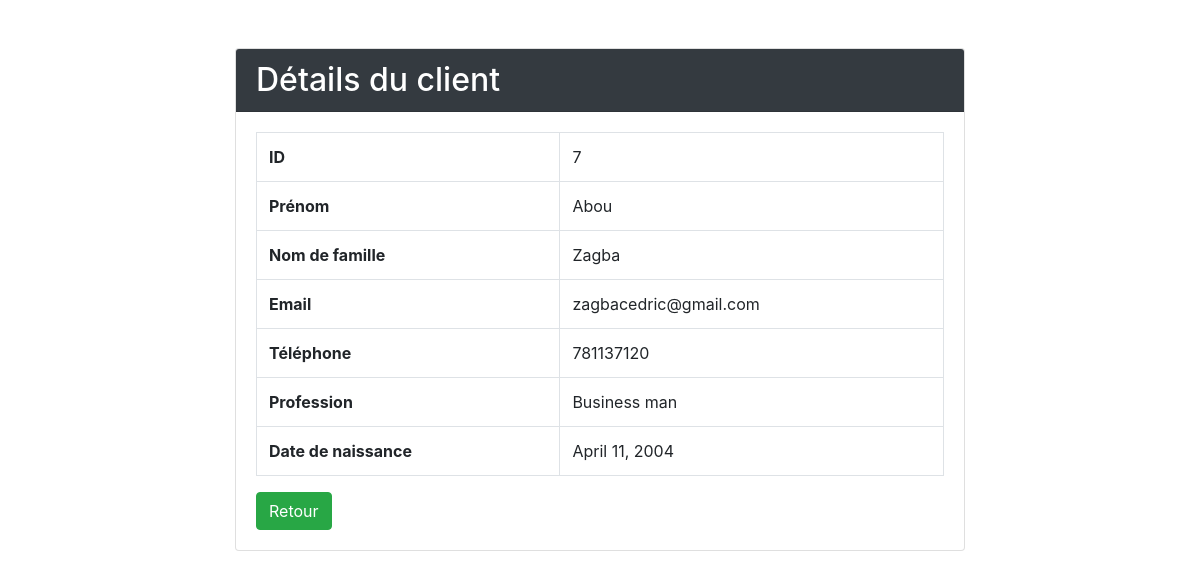
/Customers/show/7, run on the app's committed database.
### Customers/models.py (models this page shows, shortened)
class Customer(models.Model):
    firstname = models.CharField(max_length=30) # name VARCHAR(30) NOT NULL
    lastname = models.CharField(max_length=30) # name VARCHAR(30) NOT NULL
    email = models.EmailField(max_length=30) # name VARCHAR(30) NOT NULL
    phone = models.CharField(max_length=30, null=True, blank=True)
    job = models.CharField(max_length=30)
    birthday = models.DateField(auto_now_add=False)

### Customers/views.py (the view)
# urls.py: path("show/<int:id>", show, name="c-show"),
def show(request,id):
    customer = Customer.objects.get(pk=id) # SELECT * FROM Customers WHERE id = id
    context = {
        'customer': customer
    }
    return render(request, "Customers/show.html", context)

### Customers/templates/Customers/show.html (shortened to what this page needs)
<!DOCTYPE html>
<html lang="en">
<head>
    <link rel="stylesheet" href="https://stackpath.bootstrapcdn.com/bootstrap/4.3.1/css/bootstrap.min.css">
</head>
<body>
    <div class="container mt-5">
        <div class="row justify-content-center">
            <div class="col-md-8">
                <div class="card">
                    <div class="card-header bg-dark text-white">
                        <h2 class="mb-0">Détails du client</h2>
                    </div>
                    <div class="card-body">
                        <table class="table table-bordered">
                            <tr>
                                <th>ID</th>
                                <td>{{ customer.id }}</td>
                            </tr>
                            <tr>
                                <th>Prénom</th>
                                <td>{{ customer.firstname }}</td>
                            </tr>
                            <tr>
                                <th>Nom de famille</th>
                                <td>{{ customer.lastname }}</td>
                            </tr>
                            <tr>
                                <th>Email</th>
                                <td>{{ customer.email }}</td>
                            </tr>
                            <tr>
                                <th>Téléphone</th>
                                <td>{{ customer.phone }}</td>
                            </tr>
                            <tr>
                                <th>Profession</th>
                                <td>{{ customer.job }}</td>
                            </tr>
                            <tr>
                                <th>Date de naissance</th>
                                <td>{{ customer.birthday }}</td>
                            </tr>
                        </table>
                        <a href="{% url 'c-list' %}" class="btn btn-success">Retour</a>
                    </div>
                </div>
            </div>
        </div>
    </div>
</body>
</html>

### data on the page
Customer: id "7", firstname "Abou", lastname "Zagba", email "zagbacedric@gmail.com", phone "781137120", job "Business man", birthday "April 11, 2004"
